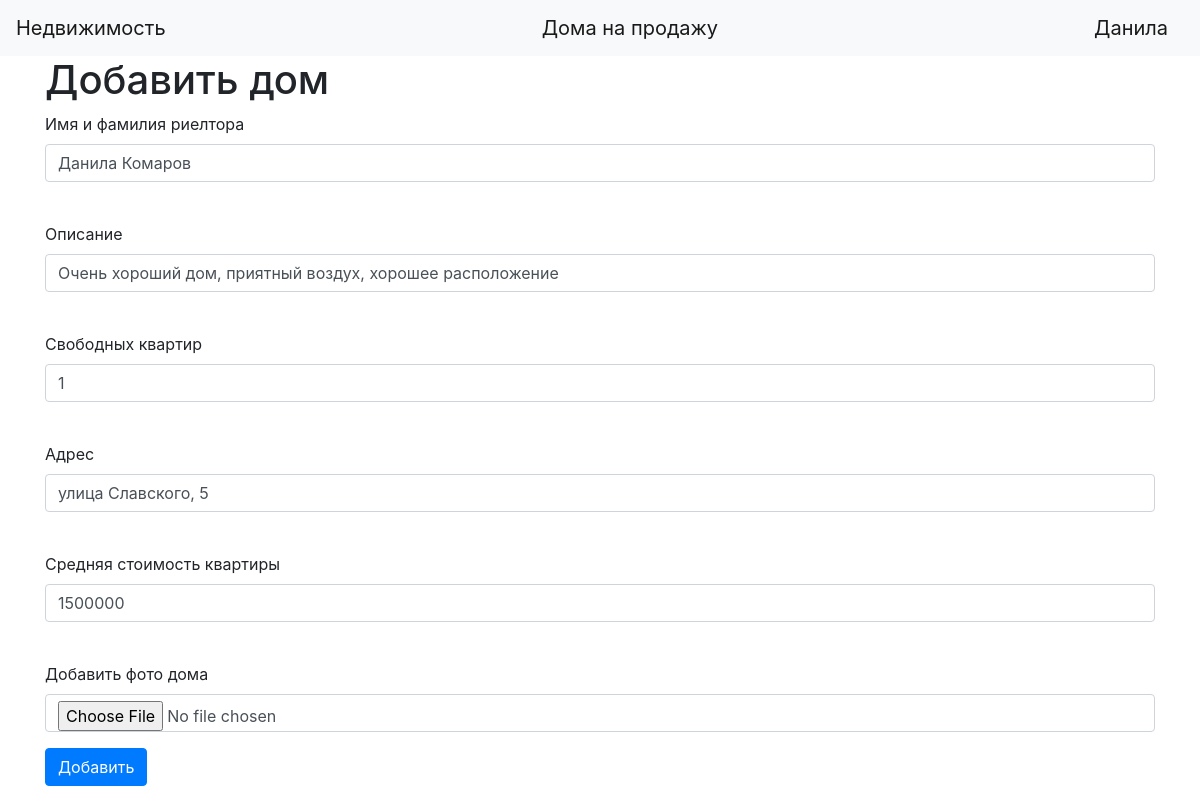
Page /edit_realty/2 (signed in) on the earlier database version.
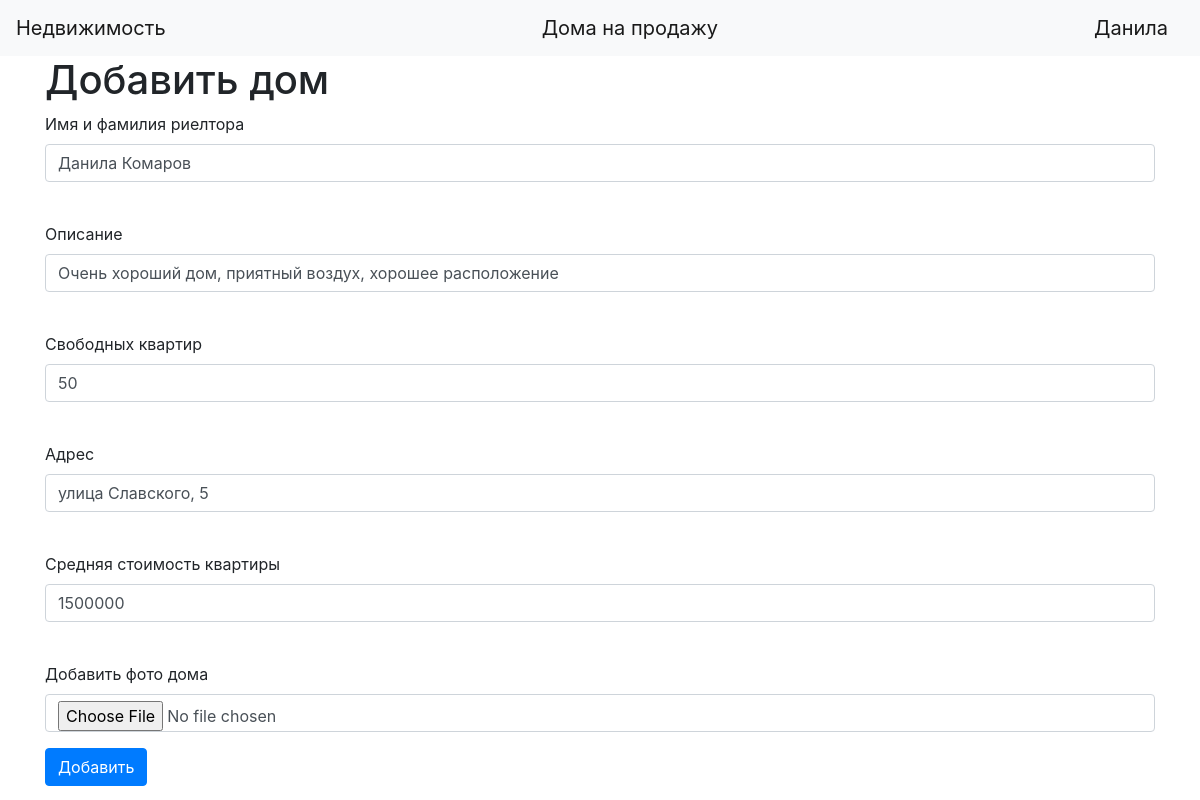
Same page on the later database version.
### data/realties.py (models this page shows)
class Realties(SqlAlchemyBase):
    __tablename__ = 'realties'
    id = sqlalchemy.Column(sqlalchemy.Integer, primary_key=True, autoincrement=True)
    photo = sqlalchemy.Column(sqlalchemy.String, nullable=True)
    realtor = sqlalchemy.Column(sqlalchemy.Integer, sqlalchemy.ForeignKey("users.id"))
    house = sqlalchemy.Column(sqlalchemy.String)
    not_solded_flats = sqlalchemy.Column(sqlalchemy.Integer)
    address = sqlalchemy.Column(sqlalchemy.String)
    cost = sqlalchemy.Column(sqlalchemy.Integer, nullable=True)
    is_sold = sqlalchemy.Column(sqlalchemy.Boolean, nullable=True)
    user = orm.relation('User')

### main.py (the view, shortened to what this page needs)
@app.route('/edit_realty/<int:id>', methods=["POST", "GET"])
@login_required
def edit_realty(id):
    form = Add_Realty()
    if request.method == 'GET':
        session = db_session.create_session()
        realty = session.query(Realties).filter(Realties.id == id, (Realties.realtor == current_user.id) | (current_user.id == 1)).first()
        user = session.query(User).filter(User.id == realty.realtor).first()
        if realty:
            form.realtor.data = user.name + ' ' + user.surname
            form.house.data = realty.house
            form.not_solded_flats.data = realty.not_solded_flats
            form.address.data = realty.address
            form.cost.data = realty.cost
        else:
            abort(404)
    return render_template('add_realty.html', title='Редактирование недвижимости', form=form)

### add_realty.py
class Add_Realty(FlaskForm):
    realtor = StringField('Имя и фамилия риелтора', validators=[DataRequired()])
    house = StringField('Описание', validators=[DataRequired()])
    not_solded_flats = IntegerField("Свободных квартир")
    address = StringField("Адрес", validators=[DataRequired()])
    cost = IntegerField("Средняя стоимость квартиры")
    photo = FileField("Добавить фото дома")
    submit = SubmitField('Добавить')

### data/db_session.py (called while the page is built)
def create_session() -> Session:
    global __factory
    return __factory()

### main.py (called while the page is built)
@login_manager.user_loader
def load_user(user_id):
    return session.query(User).get(user_id)

### templates/add_realty.html (shortened to what this page needs)
<!DOCTYPE html>
<html lang="en">
    <body>
        {% extends "base.html" %}
        {% block content %}
        <h1>Добавить дом</h1>
        <form action="" method="post" enctype="multipart/form-data">
            <p>
                {{ form.realtor.label }}<br>
                {{ form.realtor(class="form-control") }}<br>
            </p>
            <p>
                {{ form.house.label }}<br>
                {{ form.house(class="form-control") }}<br>
            </p>
            <p>
                {{ form.not_solded_flats.label }}<br>
                {{ form.not_solded_flats(class="form-control") }}<br>
            </p>
            <p>
                {{ form.address.label }}<br>
                {{ form.address(class="form-control") }}<br>
            </p>
            <p>
                {{ form.cost.label }}<br>
                {{ form.cost(class="form-control") }}<br>
            </p>
            <p>
                {{ form.photo.label }}
                {{ form.photo(class="form-control") }}
            </p>
            <p>{{ form.submit(type="submit", class="btn btn-primary") }}</p>
        </form>
        {% endblock %}

Differences in the rows shown:
changed Realties "Данила Комаров": not_solded_flats "1" → "50"
